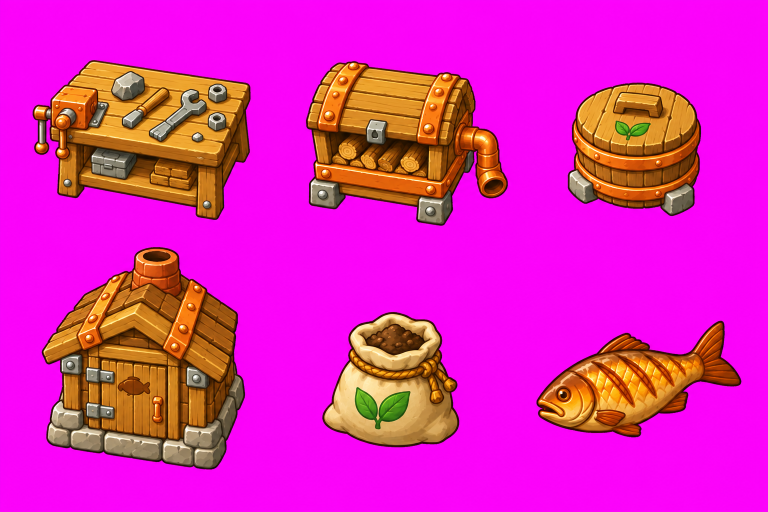
#> input picture art/camp-expansion-v2/revised/generated.png, 1536 x 1024 px, found by its file name (shown at 1/2 size)
$ python package_broadleaf_v1.py
#> lines starting #> are read from the running program, lines starting #| are printed output that depends on the picture; after the words box and inside, x2 and y2 are one past the last pixel; in counts of white or black regions, pixels touching at a corner belong together
from pathlib import Path
from PIL import Image
import numpy as np,json,hashlib
R=Path(__file__).resolve().parents[1];source=R/'art/broadleaf-v1/candidate-02/generated.png'
image=Image.open(source).convert('RGBA');pixels=np.array(image);rgb=pixels[:,:,:3].astype(float)
key=(rgb[:,:,0]>150)&(rgb[:,:,2]>100)&(rgb[:,:,0]>rgb[:,:,1]*1.4)&(rgb[:,:,2]>rgb[:,:,1]*1.4)
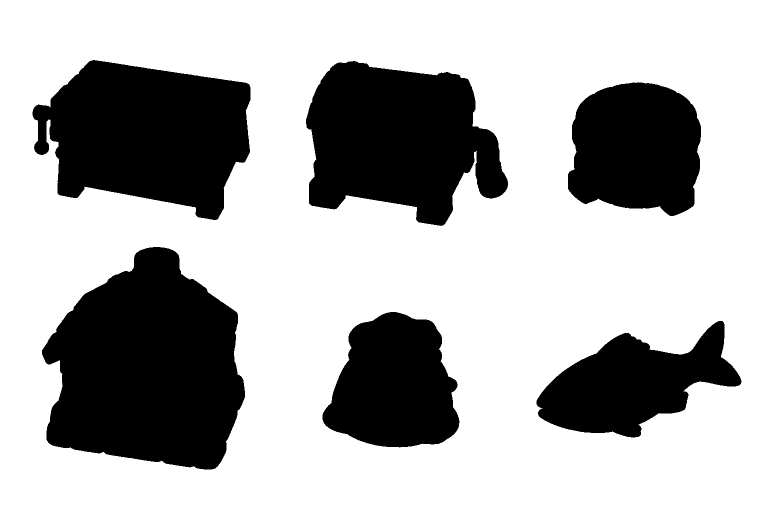
#> key: shape (1024, 1536) bool (shown at 1/2 size); 69.2% white; 6 black regions, box (x1, y1, x2, y2) and area: (84, 494, 490, 939) 129792, (65, 120, 501, 440) 98234, (612, 122, 1016, 452) 92989, (1136, 165, 1402, 432) 57995, (645, 624, 919, 895) 54380, (1073, 642, 1483, 875) 50585
pixels[key,3]=0;subject=Image.fromarray(pixels);bbox=subject.getbbox()
#> after `pixels[key, 3] = 0`:
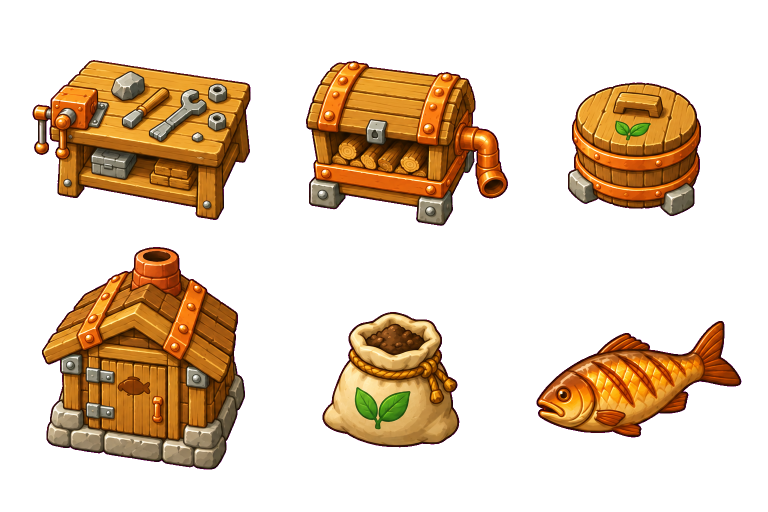
#> pixels: shape (1024, 1536, 4) (shown at 1/2 size); mean R, G, B, A 225.1, 34.8, 184.7, 78.5; transparent parts drawn white
#> after `bbox = subject.getbbox()`: bbox = (65, 120, 1483, 939)
assert bbox and bbox[0]>0 and bbox[1]>0 and bbox[2]<image.width and bbox[3]<image.height
cut=subject.crop(bbox);cut.thumbnail((216,192),Image.Resampling.LANCZOS)
#> after `cut = subject.crop(bbox)`:
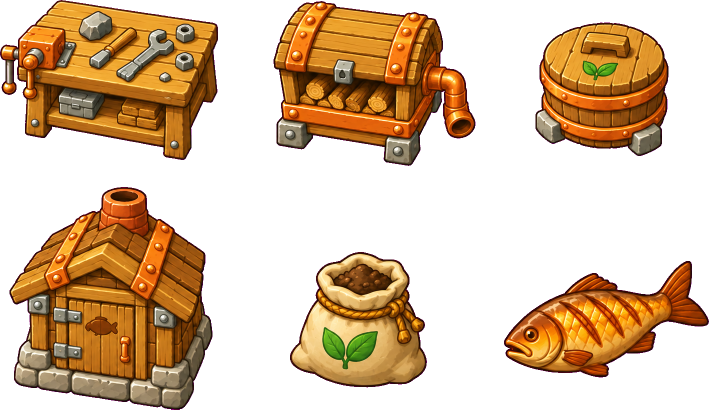
#> cut: PIL image 1418x819 RGBA (shown at 1/2 size); mean R, G, B, A 216, 46, 161.7, 106.3; transparent parts drawn white
#> after `cut.thumbnail((216, 192), Image.Resampling.LANCZOS)`:
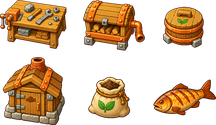
#> cut: PIL image 216x125 RGBA; mean R, G, B, A 74, 46.3, 17.8, 106.3; transparent parts drawn white
canvas=Image.new('RGBA',(256,256));canvas.alpha_composite(cut,((256-cut.width)//2,248-cut.height))
#> after `canvas = Image.new('RGBA', (256, 256))`: canvas: PIL image 256x256 RGBA; every value is 0
#> after `canvas.alpha_composite(cut, ((256 - cut.width) // 2, 248 - cut.height)`:
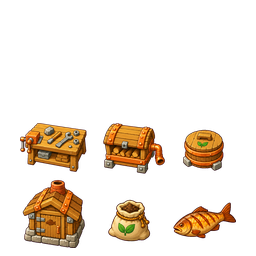
#> canvas: PIL image 256x256 RGBA; mean R, G, B, A 30.5, 19.1, 7.3, 43.8; transparent parts drawn white
dest=R/'assets/harvest/broadleaf_v1';dest.mkdir(parents=True,exist_ok=True);file=dest/'plant.png';canvas.save(file)
alpha=np.array(canvas)[:,:,3]
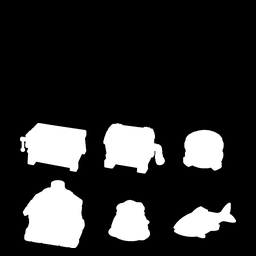
#> alpha: shape (256, 256); min 0, max 255, mean 43.8
record={'version':'broadleaf-art-1.0.0','status':'integrated_per_user_request_visual_review_pending','art_source':'host_image','route':'local:codex-cli','model':'codex-image_gen; underlying model undisclosed','source':str(source.relative_to(R)),'prompt':'art/broadleaf-v1/prompt.txt','receipt':'art/broadleaf-v1/candidate-02/job.json','source_size':image.size,'source_sha256':hashlib.sha256(source.read_bytes()).hexdigest(),'file':str(file.relative_to(R)),'sha256':hashlib.sha256(file.read_bytes()).hexdigest(),'bbox':bbox,'canvas':[256,256],'visible_size':cut.size,'registration':'visible bottom y=248; existing 64px canvas renderer gives foot+6px; no rotation or nonuniform scaling','processing':'Complete silhouette chroma key; aspect-preserving LANCZOS downscale; source-painted basal grass retained, no code-painted blades or ground patch','qa':{'transparent_outer_edges':bool((alpha[0]==0).all() and (alpha[-1]==0).all() and (alpha[:,0]==0).all() and (alpha[:,-1]==0).all()),'full_source_silhouette_inside':True},'warnings':[f'WARN source_size_mismatch: value={image.width}x{image.height}, requested=1024x1024; file=art/broadleaf-v1/candidate-02/generated.png'],'failed_attempt':'candidate-01: ARTIFACT_MISSING because six references exceeded tool limit five; no image returned. Approved two-tree/two-rock reference montage used for candidate-02.'}
assert record['qa']['transparent_outer_edges']
(dest/'provenance.json').write_text(json.dumps(record,ensure_ascii=False,indent=2),encoding='utf-8')
print(json.dumps(record,ensure_ascii=False))
#> (printed output is left out)
